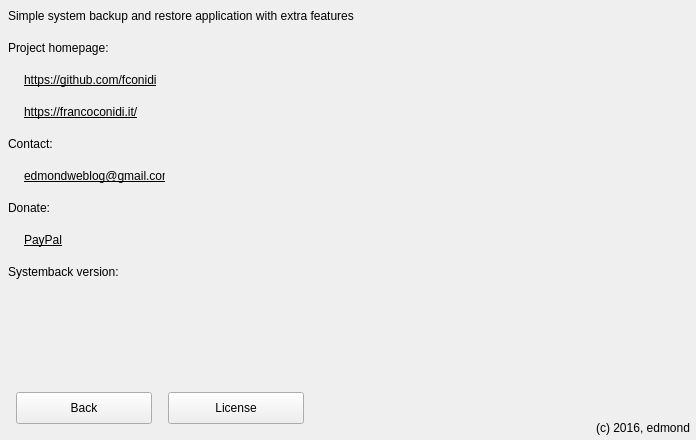
     <widget class="QWidget" name="aboutpanel" native="true">
      <property name="geometry">
       <rect>
        <x>697</x>
        <y>904</y>
        <width>696</width>
        <height>440</height>
       </rect>
      </property>
      <property name="autoFillBackground">
       <bool>true</bool>
      </property>
      <widget class="QLabel" name="label_28">
       <property name="geometry">
        <rect>
         <x>8</x>
         <y>0</y>
         <width>680</width>
         <height>32</height>
        </rect>
       </property>
       <property name="text">
        <string>Simple system backup and restore application with extra features</string>
       </property>
      </widget>
      <widget class="QLabel" name="label_29">
       <property name="geometry">
        <rect>
         <x>8</x>
         <y>32</y>
         <width>680</width>
         <height>32</height>
        </rect>
       </property>
       <property name="text">
        <string>Project homepage:</string>
       </property>
      </widget>
      <widget class="lblevent" name="homepage1">
       <property name="geometry">
        <rect>
         <x>24</x>
         <y>64</y>
         <width>311</width>
         <height>32</height>
        </rect>
       </property>
       <property name="font">
        <font>
         <underline>true</underline>
        </font>
       </property>
       <property name="cursor">
        <cursorShape>PointingHandCursor</cursorShape>
       </property>
       <property name="text">
        <string notr="true">https://github.com/fconidi</string>
       </property>
      </widget>
      <widget class="lblevent" name="homepage2">
       <property name="geometry">
        <rect>
         <x>24</x>
         <y>96</y>
         <width>241</width>
         <height>32</height>
        </rect>
       </property>
       <property name="font">
        <font>
         <underline>true</underline>
        </font>
       </property>
       <property name="cursor">
        <cursorShape>PointingHandCursor</cursorShape>
       </property>
       <property name="text">
        <string notr="true">https://francoconidi.it/</string>
       </property>
      </widget>
      <widget class="QLabel" name="label_31">
       <property name="geometry">
        <rect>
         <x>8</x>
         <y>128</y>
         <width>680</width>
         <height>32</height>
        </rect>
       </property>
       <property name="text">
        <string>Contact:</string>
       </property>
      </widget>
      <widget class="lblevent" name="email">
       <property name="geometry">
        <rect>
         <x>24</x>
         <y>160</y>
         <width>141</width>
         <height>32</height>
        </rect>
       </property>
       <property name="font">
        <font>
         <underline>true</underline>
        </font>
       </property>
       <property name="cursor">
        <cursorShape>PointingHandCursor</cursorShape>
       </property>
       <property name="text">
        <string notr="true">edmondweblog@gmail.com</string>
       </property>
      </widget>
      <widget class="QLabel" name="label_33">
       <property name="geometry">
        <rect>
         <x>8</x>
         <y>192</y>
         <width>408</width>
         <height>32</height>
        </rect>
       </property>
       <property name="text">
        <string>Donate:</string>
       </property>
      </widget>
      <widget class="lblevent" name="donate">
       <property name="geometry">
        <rect>
         <x>24</x>
         <y>224</y>
         <width>51</width>
         <height>32</height>
        </rect>
       </property>
       <property name="font">
        <font>
         <underline>true</underline>
        </font>
       </property>
       <property name="cursor">
        <cursorShape>PointingHandCursor</cursorShape>
       </property>
       <property name="toolTip">
        <string notr="true">https://paypal.me/francoconidi</string>
       </property>
       <property name="text">
        <string notr="true">PayPal</string>
       </property>
      </widget>
      <widget class="QLabel" name="label_34">
       <property name="geometry">
        <rect>
         <x>8</x>
         <y>256</y>
         <width>408</width>
         <height>32</height>
        </rect>
       </property>
       <property name="text">
        <string>Systemback version:</string>
       </property>
      </widget>
      <widget class="QLabel" name="version">
       <property name="geometry">
        <rect>
         <x>25</x>
         <y>288</y>
         <width>392</width>
         <height>32</height>
        </rect>
       </property>
       <property name="cursor">
        <cursorShape>IBeamCursor</cursorShape>
       </property>
       <property name="textInteractionFlags">
        <set>Qt::TextSelectableByMouse</set>
       </property>
      </widget>
      <widget class="QLabel" name="label_36">
       <property name="geometry">
        <rect>
         <x>424</x>
         <y>160</y>
         <width>256</width>
         <height>256</height>
        </rect>
       </property>
       <property name="pixmap">
        <pixmap resource="pictures.qrc">:/pictures/logo.png</pixmap>
       </property>
       <property name="scaledContents">
        <bool>true</bool>
       </property>
      </widget>
      <widget class="QPushButton" name="aboutback">
       <property name="geometry">
        <rect>
         <x>16</x>
         <y>392</y>
         <width>136</width>
         <height>32</height>
        </rect>
       </property>
       <property name="cursor">
        <cursorShape>PointingHandCursor</cursorShape>
       </property>
       <property name="text">
        <string>Back</string>
       </property>
       <property name="icon">
        <iconset resource="pictures.qrc">
         <normaloff>:/pictures/back.png</normaloff>:/pictures/back.png</iconset>
       </property>
       <property name="iconSize">
        <size>
         <width>13</width>
         <height>13</height>
        </size>
       </property>
      </widget>
      <widget class="QPushButton" name="licensemenu">
       <property name="geometry">
        <rect>
         <x>168</x>
         <y>392</y>
         <width>136</width>
         <height>32</height>
        </rect>
       </property>
       <property name="cursor">
        <cursorShape>PointingHandCursor</cursorShape>
       </property>
       <property name="focusPolicy">
        <enum>Qt::NoFocus</enum>
       </property>
       <property name="text">
        <string>License</string>
       </property>
       <property name="icon">
        <iconset resource="pictures.qrc">
         <normaloff>:/pictures/next.png</normaloff>:/pictures/next.png</iconset>
       </property>
       <property name="iconSize">
        <size>
         <width>13</width>
         <height>13</height>
        </size>
       </property>
      </widget>
      <widget class="QLabel" name="label_35">
       <property name="geometry">
        <rect>
         <x>390</x>
         <y>416</y>
         <width>300</width>
         <height>24</height>
        </rect>
       </property>
       <property name="text">
        <string notr="true">(c) 2016, edmond</string>
       </property>
       <property name="alignment">
        <set>Qt::AlignRight|Qt::AlignTrailing|Qt::AlignVCenter</set>
       </property>
      </widget>
     </widget>
